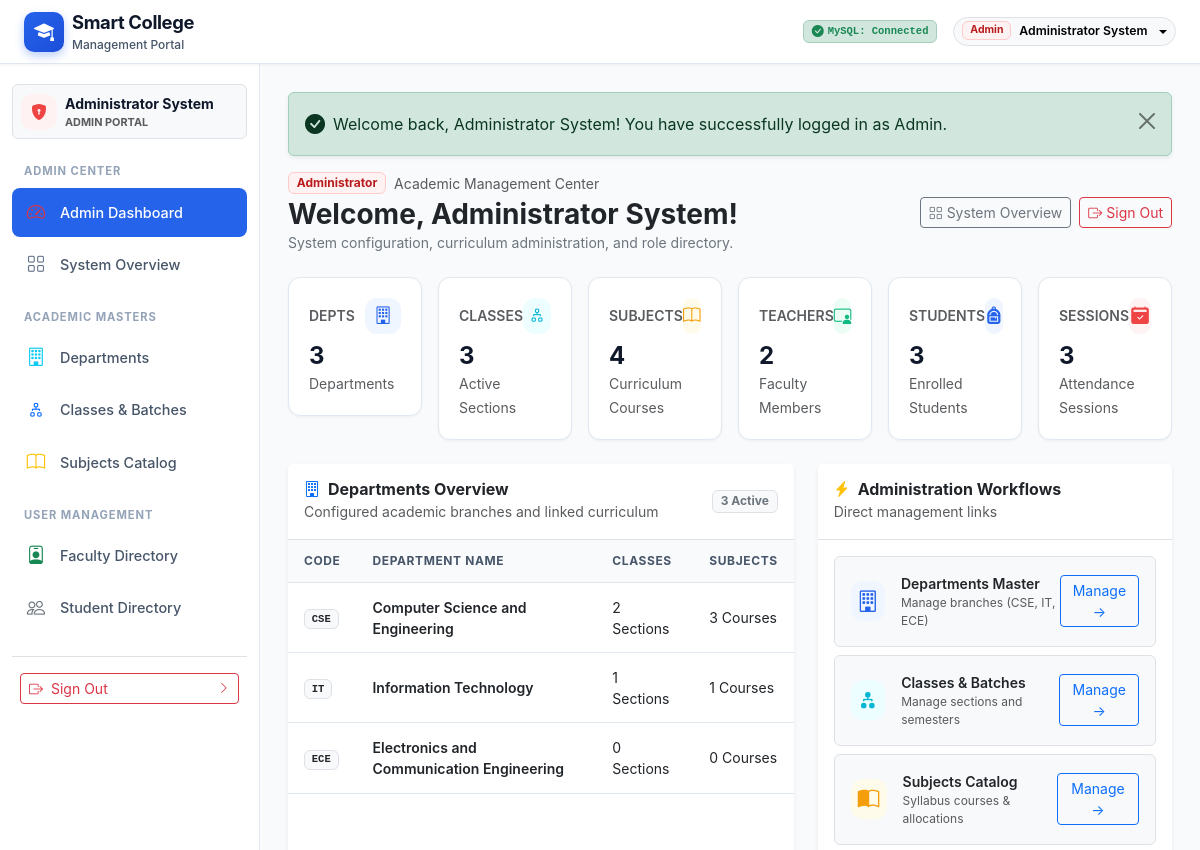
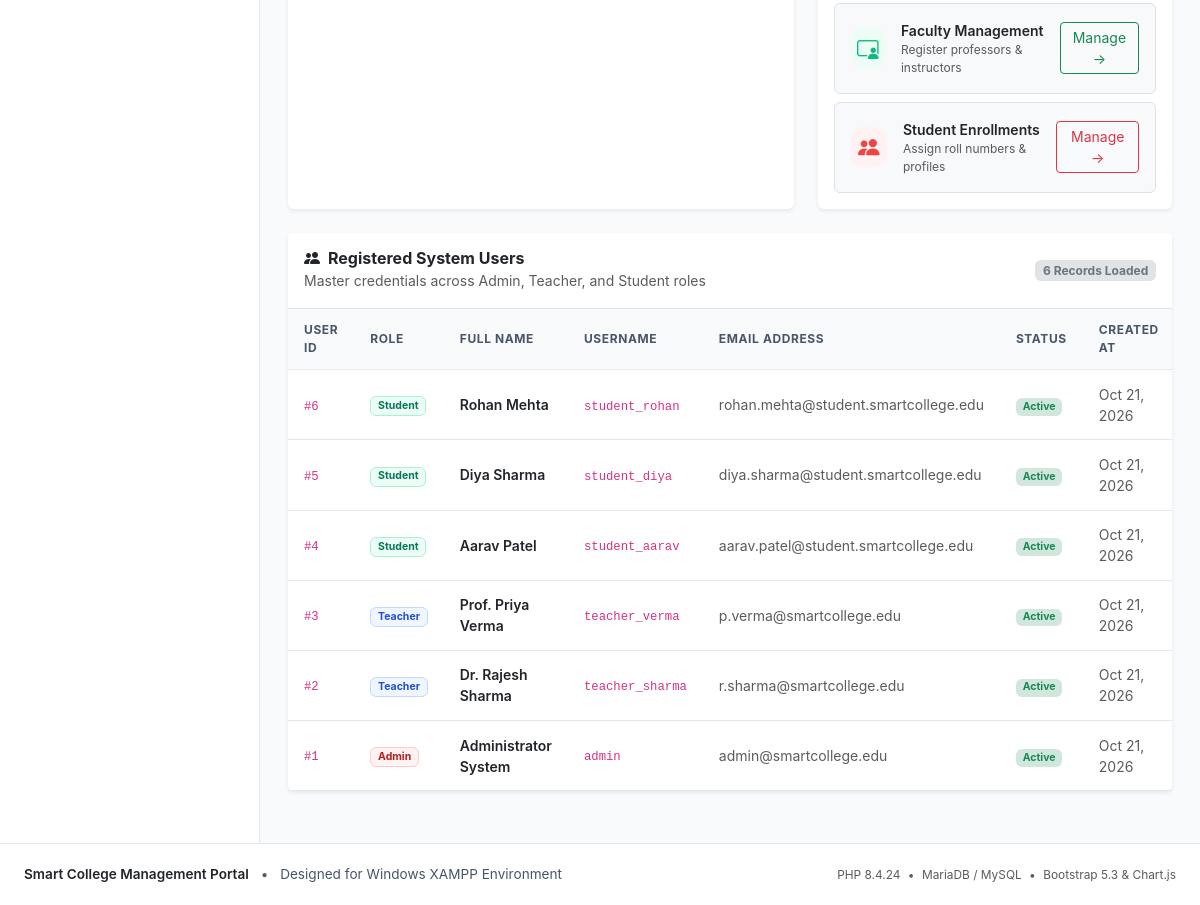
The app's page /modules/admin/dashboard.php (signed in) with its own data (2 pictures, top to bottom).
### tables this page shows
CREATE TABLE `users` (
  `id` INT AUTO_INCREMENT PRIMARY KEY,
  `username` VARCHAR(50) NOT NULL UNIQUE,
  `email` VARCHAR(100) NOT NULL UNIQUE,
  `password_hash` VARCHAR(255) NOT NULL,
  `role` ENUM('admin', 'teacher', 'student') NOT NULL,
  `full_name` VARCHAR(100) NOT NULL,
  `status` ENUM('active', 'inactive', 'suspended') DEFAULT 'active',
  `created_at` TIMESTAMP DEFAULT CURRENT_TIMESTAMP,
  `updated_at` TIMESTAMP DEFAULT CURRENT_TIMESTAMP ON UPDATE CURRENT_TIMESTAMP,
  INDEX `idx_users_role` (`role`),
  INDEX `idx_users_status` (`status`)
);

CREATE TABLE `departments` (
  `id` INT AUTO_INCREMENT PRIMARY KEY,
  `department_name` VARCHAR(100) NOT NULL,
  `department_code` VARCHAR(20) NOT NULL UNIQUE,
  `description` TEXT NULL,
  `created_at` TIMESTAMP DEFAULT CURRENT_TIMESTAMP
);

### modules/admin/dashboard.php (the view, shortened to what the rows shown need)
<?php
require_once __DIR__ . '/../../config/database.php';
require_once __DIR__ . '/../../includes/auth.php';
$recentUsers = [];
$departments = [];
if ($pdo instanceof PDO) {
    try {
        $stmtUsers = $pdo->query("
            SELECT u.id, u.username, u.email, u.role, u.full_name, u.status, u.created_at
            FROM `users` u
            ORDER BY u.id DESC
            LIMIT 6
        ");
        $recentUsers = $stmtUsers->fetchAll();
        $stmtDepts = $pdo->query("
            SELECT d.id, d.department_name, d.department_code,
                   (SELECT COUNT(*) FROM `classes` c WHERE c.department_id = d.id) as class_count,
                   (SELECT COUNT(*) FROM `subjects` s WHERE s.department_id = d.id) as subject_count
            FROM `departments` d
            ORDER BY d.id ASC
        ");
        $departments = $stmtDepts->fetchAll();
    } catch (PDOException $e) {
        error_log("Admin Dashboard Query Error: " . $e->getMessage());
    }
}
require_once __DIR__ . '/../../includes/header.php';
require_once __DIR__ . '/../../includes/sidebar.php';
?>
<main class="portal-main-content">
    <div class="d-flex flex-column flex-md-row justify-content-between align-items-md-center gap-3 mb-4">
        <div>
            <div class="d-flex align-items-center gap-2">
                <span class="badge badge-role-admin">Administrator</span>
                <span class="text-muted small">Academic Management Center</span>
            </div>
            <h2 class="h3 fw-bold text-dark mt-1 mb-0">Welcome, <?= htmlspecialchars($currentUser['full_name']) ?>!</h2>
            <p class="text-secondary small mb-0">System configuration, curriculum administration, and role directory.</p>
        </div>
    </div>
    <div class="row g-4 mb-4">
        <div class="col-lg-7">
            <div class="card border-0 shadow-sm h-100">
                <div class="card-body p-0">
                    <div class="table-responsive">
                        <table class="table-portal mb-0">
                            <thead>
                                <tr>
                                    <th>Code</th>
                                    <th>Department Name</th>
                                    <th>Classes</th>
                                    <th>Subjects</th>
                                </tr>
                            </thead>
                            <tbody>
                                <?php if (!empty($departments)): ?>
                                    <?php foreach ($departments as $dept): ?>
                                        <tr>
                                            <td><span class="badge bg-light text-dark border font-monospace"><?= htmlspecialchars($dept['department_code']) ?></span></td>
                                            <td class="fw-semibold"><?= htmlspecialchars($dept['department_name']) ?></td>
                                            <td><?= (int)$dept['class_count'] ?> Sections</td>
                                            <td><?= (int)$dept['subject_count'] ?> Courses</td>
                                        </tr>
                                    <?php endforeach; ?>
                                <?php else: ?>
                                    <tr>
                                        <td colspan="4" class="text-center py-3 text-muted">No departments configured.</td>
                                    </tr>
                                <?php endif; ?>
                            </tbody>
                        </table>
                    </div>
                </div>
            </div>
        </div>
    </div>
    <div class="card border-0 shadow-sm mb-4">
        <div class="card-body p-0">
            <div class="table-responsive">
                <table class="table-portal mb-0">
                    <thead>
                        <tr>
                            <th>User ID</th>
                            <th>Role</th>
                            <th>Full Name</th>
                            <th>Username</th>
                            <th>Email Address</th>
                            <th>Status</th>
                            <th>Created At</th>
                        </tr>
                    </thead>
                    <tbody>
                        <?php if (!empty($recentUsers)): ?>
                            <?php foreach ($recentUsers as $user): ?>
                                <tr>
                                    <td><code>#<?= $user['id'] ?></code></td>
                                    <td>
                                        <?php if ($user['role'] === 'admin'): ?>
                                            <span class="badge badge-role-admin">Admin</span>
                                        <?php elseif ($user['role'] === 'teacher'): ?>
                                            <span class="badge badge-role-teacher">Teacher</span>
                                        <?php else: ?>
                                            <span class="badge badge-role-student">Student</span>
                                        <?php endif; ?>
                                    </td>
                                    <td class="fw-semibold"><?= htmlspecialchars($user['full_name']) ?></td>
                                    <td><code><?= htmlspecialchars($user['username']) ?></code></td>
                                    <td class="text-muted"><?= htmlspecialchars($user['email']) ?></td>
                                    <td>
                                        <span class="badge bg-success-subtle text-success"><?= ucfirst($user['status']) ?></span>
                                    </td>
                                    <td class="text-muted small"><?= date('M d, Y', strtotime($user['created_at'])) ?></td>
                                </tr>
                            <?php endforeach; ?>
                        <?php else: ?>
                            <tr>
                                <td colspan="7" class="text-center py-3 text-muted">No users found.</td>
                            </tr>
                        <?php endif; ?>
                    </tbody>
                </table>
            </div>
        </div>
    </div>
</main>
<?php require_once __DIR__ . '/../../includes/footer.php'; ?>

### includes/header.php (shortened to what the rows shown need)
<?php
$currentUser = function_exists('getCurrentUser') ? getCurrentUser() : null;
$baseUrl = function_exists('getBaseUrl') ? getBaseUrl() : '/smart-clg-portal/';
?>
<!DOCTYPE html>
<html lang="en">
<head>
    <link href="https://cdn.jsdelivr.net/npm/bootstrap@5.3.3/dist/css/bootstrap.min.css" rel="stylesheet">
    <link rel="stylesheet" href="https://cdn.jsdelivr.net/npm/bootstrap-icons@1.11.3/font/bootstrap-icons.min.css">
    <link rel="stylesheet" href="<?= $baseUrl ?>assets/css/style.css">
</head>
<body>
    <nav class="navbar navbar-expand-lg portal-navbar sticky-top">
        <div class="container-fluid px-3 px-lg-4">
            <div class="d-flex align-items-center gap-2 gap-md-3">
                <?php if ($currentUser): ?>
                    <div class="dropdown">
                        <button class="btn btn-light border btn-sm dropdown-toggle d-flex align-items-center gap-2 px-2 py-1 rounded-pill" type="button" data-bs-toggle="dropdown" aria-expanded="false">
                            <span class="badge <?= match($currentUser['role']) { 'admin' => 'badge-role-admin', 'teacher' => 'badge-role-teacher', default => 'badge-role-student' } ?>">
                                <?= ucfirst($currentUser['role']) ?>
                            </span>
                            <span class="fw-semibold small d-none d-sm-inline"><?= htmlspecialchars($currentUser['full_name']) ?></span>
                        </button>
                    </div>
                <?php else: ?>
                    <a href="<?= $baseUrl ?>login.php" class="btn btn-primary btn-sm rounded-pill px-3 shadow-sm">
                        <i class="bi bi-box-arrow-in-right me-1"></i>Sign In
                    </a>
                <?php endif; ?>
            </div>
        </div>
    </nav>
    <div class="portal-wrapper">

### includes/sidebar.php (shortened to what the rows shown need)
<?php
$currentUser = function_exists('getCurrentUser') ? getCurrentUser() : null;
?>
<aside class="portal-sidebar" id="portalSidebar">
    <?php if ($currentUser): ?>
        <div class="p-2 mb-3 rounded bg-light border d-flex align-items-center gap-2">
            <div class="stat-icon-wrapper <?= match($currentUser['role']) { 'admin' => 'stat-icon-rose', 'teacher' => 'stat-icon-blue', default => 'stat-icon-green' } ?>" style="width: 36px; height: 36px; font-size: 1rem;">
                <i class="bi <?= match($currentUser['role']) { 'admin' => 'bi-shield-lock-fill', 'teacher' => 'bi-person-video3', default => 'bi-backpack-fill' } ?>"></i>
            </div>
            <div class="overflow-hidden">
                <div class="fw-bold small text-truncate"><?= htmlspecialchars($currentUser['full_name']) ?></div>
                <div class="text-muted text-uppercase" style="font-size: 0.68rem; font-weight: 700;">
                    <?= htmlspecialchars($currentUser['role']) ?> Portal
                </div>
            </div>
        </div>
    <?php endif; ?>
</aside>

### records on screen
users: role "Admin", full_name "Administrator System", role "ADMIN", id "1", username "admin", email "admin@smartcollege.edu", status "Active", created_at "Oct 21, 2026"
departments: department_code "CSE", department_name "Computer Science and Engineering", class_count "2", subject_count "3"
departments: department_code "IT", department_name "Information Technology", class_count "1", subject_count "1"
departments: department_code "ECE", department_name "Electronics and Communication Engineering", class_count "0", subject_count "0"
users: id "6", role "Student", full_name "Rohan Mehta", username "student_rohan", email "rohan.mehta@student.smartcollege.edu", status "Active", created_at "Oct 21, 2026"
users: id "5", role "Student", full_name "Diya Sharma", username "student_diya", email "diya.sharma@student.smartcollege.edu", status "Active", created_at "Oct 21, 2026"
users: id "4", role "Student", full_name "Aarav Patel", username "student_aarav", email "aarav.patel@student.smartcollege.edu", status "Active", created_at "Oct 21, 2026"
users: id "3", role "Teacher", full_name "Prof. Priya Verma", username "teacher_verma", email "p.verma@smartcollege.edu", status "Active", created_at "Oct 21, 2026"
users: id "2", role "Teacher", full_name "Dr. Rajesh Sharma", username "teacher_sharma", email "r.sharma@smartcollege.edu", status "Active", created_at "Oct 21, 2026"

### other values on screen
$flash['message'] "Welcome back, Administrator System! You have successfully logged in as Admin."
$stats['departments'] "3"
$stats['classes'] "3"
$stats['subjects'] "4"
$stats['teachers'] "2"
$stats['students'] "3"
$stats['sessions'] "3"
count($departments) "3"
count($recentUsers) "6"
PHP_VERSION "8.4.24"
